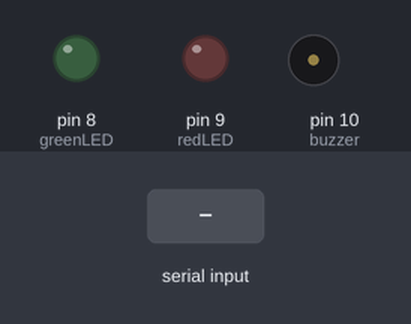
Simulated run of this sketch. Board: Arduino Uno, built with avr-gcc and run on an emulated ATmega328P. On the bench: output pins drawn as LEDs (lit = HIGH), buzzer (waves = sounding). Dashed ring = blinking. The inputs (shaded band) are chosen by the test bench.

Above: at 1.2 s.
1.3 s: "PRESSURE\n" received over Serial
At 1.36 s:
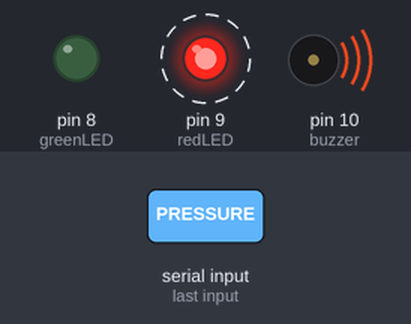
4.3 s: "HIT\n" received over Serial
At 4.37 s:
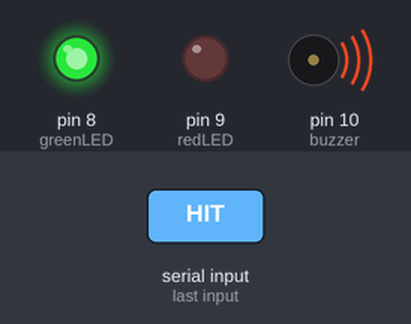
Timing chart, 0 to 7.3 s (numbered marks = the images above; inputs shaded):
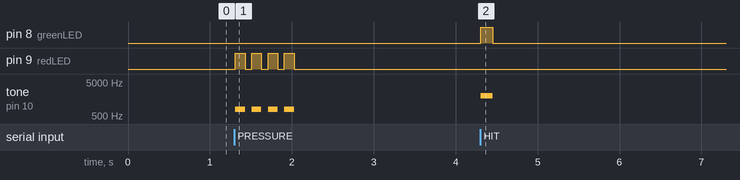

The sketch:

vr_reaction.ino
```cpp
int greenLED = 8;
int redLED   = 9;
int buzzer   = 10;

void setup() {
  pinMode(greenLED, OUTPUT);
  pinMode(redLED, OUTPUT);
  pinMode(buzzer, OUTPUT);

  Serial.begin(9600);
}

void loop() {
  if (Serial.available()) {
    String cmd = Serial.readStringUntil('\n');
    cmd.trim();   // ตัด \r \n ทิ้งถ้ามี

    // ===== HIT =====
    if (cmd == "HIT") {
      digitalWrite(greenLED, HIGH);
      digitalWrite(redLED, LOW);

      tone(buzzer, 2000);   // เสียงสูง สั้น
      delay(150);
      noTone(buzzer);

      digitalWrite(greenLED, LOW);
    }

    // ===== MISS =====
    if (cmd == "MISS") {
      digitalWrite(redLED, HIGH);
      digitalWrite(greenLED, LOW);

      tone(buzzer, 500);    // เสียงต่ำ นานกว่า
      delay(300);
      noTone(buzzer);

      digitalWrite(redLED, LOW);
    }

    // ===== PRESSURE MODE =====
    if (cmd == "PRESSURE") {
      // ไฟแดงกระพริบเร็ว ๆ + บี๊บถี่ สร้างความกดดัน
      for (int i = 0; i < 4; i++) {
        digitalWrite(redLED, HIGH);
        tone(buzzer, 800);
        delay(120);

        digitalWrite(redLED, LOW);
        noTone(buzzer);
        delay(80);
      }
    }
  }
}
```

Measured:
- after the input at 1.3 s, pin 9 (redLED): alternates HIGH for 0.12 s and LOW for 0.08 s, 8 changes in all, then stays LOW, starting at once; tone on pin 10 (buzzer): alternates 800 Hz for 0.12 s and silent for 0.08 s, 8 changes in all, then stays silent, starting at once
- after the input at 4.3 s, pin 8 (greenLED): LOW → HIGH at once, → LOW 0.15 s later; tone on pin 10 (buzzer): silent → 2000 Hz at once, → silent 0.15 s later
